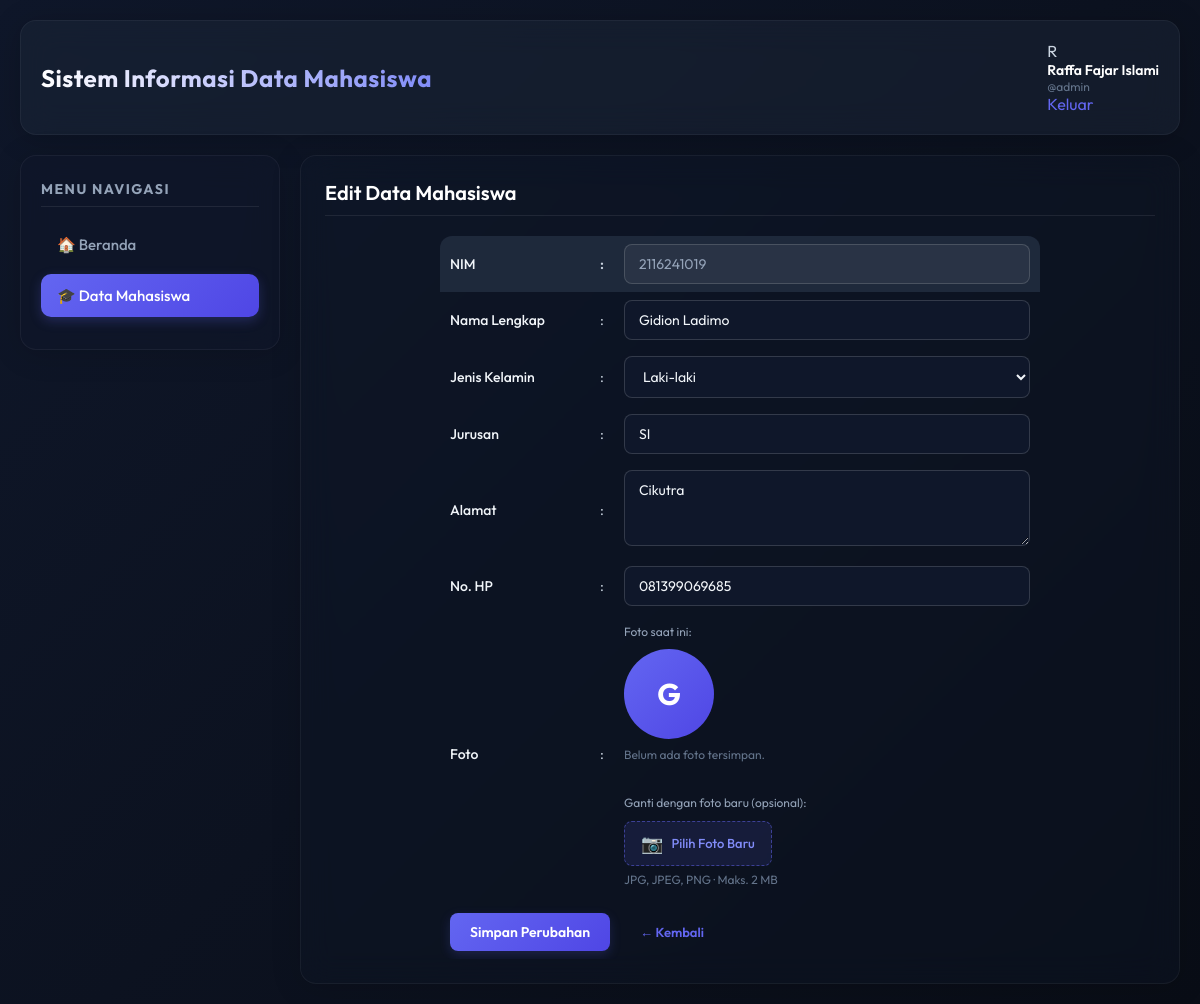
The page /index.php?page=edit-mahasiswa&nim=2116241019 (signed in) on the database its author committed.
### tables this page shows
CREATE TABLE `mahasiswa` (
  `nim` varchar(15) NOT NULL,
  `nama` varchar(100) NOT NULL,
  `jenis_kelamin` enum('Laki-laki','Perempuan') NOT NULL,
  `jurusan` varchar(50) NOT NULL,
  `alamat` text NOT NULL,
  `no_hp` varchar(15) NOT NULL,
  `foto` varchar(255) DEFAULT NULL
);

### edit-mahasiswa.php (the view, shortened to what this page needs)
<h3>Edit Data Mahasiswa</h3>
<?php
include('koneksi.php');
$nim = mysqli_real_escape_string($koneksi, $_GET['nim']);
$show = mysqli_query($koneksi, "SELECT * FROM mahasiswa WHERE nim='$nim'") or die(mysqli_error($koneksi));
if (mysqli_num_rows($show) == 0) {
    echo "<script>alert('Error: Data mahasiswa tidak ditemukan!'); window.location.href='index.php?page=mahasiswa';</script>";
    exit;
} else {
    $data = mysqli_fetch_assoc($show);
}
?>
<form name="editForm" action="" method="post" enctype="multipart/form-data" onsubmit="return validateForm();">
    <table cellpadding="3" cellspacing="0">
        <tr>
            <td>NIM</td>
            <td>:</td>
            <td>
                <input type="text" name="nim" value="<?php echo htmlspecialchars($data['nim']); ?>" readonly
                       style="background:rgba(255,255,255,0.05);color:#94a3b8;cursor:not-allowed;">
            </td>
        </tr>
        <tr>
            <td>Nama Lengkap</td>
            <td>:</td>
            <td><input type="text" name="nama" value="<?php echo htmlspecialchars($data['nama']); ?>" required></td>
        </tr>
        <tr>
            <td>Jenis Kelamin</td>
            <td>:</td>
            <td>
                <select name="jenis_kelamin" required>
                    <option value="Laki-laki"  <?php if ($data['jenis_kelamin'] == 'Laki-laki')  echo 'selected'; ?>>Laki-laki</option>
                </select>
            </td>
        </tr>
        <tr>
            <td>Jurusan</td>
            <td>:</td>
            <td><input type="text" name="jurusan" value="<?php echo htmlspecialchars($data['jurusan']); ?>" required></td>
        </tr>
        <tr>
            <td>Alamat</td>
            <td>:</td>
            <td><textarea name="alamat" rows="3" required style="resize:vertical;"><?php echo htmlspecialchars($data['alamat']); ?></textarea></td>
        </tr>
        <tr>
            <td>No. HP</td>
            <td>:</td>
            <td><input type="text" name="no_hp" value="<?php echo htmlspecialchars($data['no_hp']); ?>" required></td>
        </tr>
        <tr>
            <td>Foto</td>
            <td>:</td>
            <td>
                <div style="display:flex; flex-direction:column; gap:14px;">
                    <div>
                        <p style="font-size:12px; color:#94a3b8; margin-bottom:8px;">Foto saat ini:</p>
                        <?php if (!empty($data['foto']) && file_exists('uploads/' . $data['foto'])): ?>
                            <img src="uploads/<?php echo htmlspecialchars($data['foto']); ?>" alt="Foto Mahasiswa"
                                 style="width:90px;height:90px;object-fit:cover;border-radius:50%;border:3px solid rgba(99,102,241,0.5);box-shadow:0 4px 15px rgba(99,102,241,0.2);">
                        <?php else: ?>
                            <div style="width:90px;height:90px;border-radius:50%;background:linear-gradient(135deg,#6366f1,#4f46e5);display:flex;align-items:center;justify-content:center;font-weight:700;font-size:30px;color:#fff;">
                                <?php echo strtoupper(substr($data['nama'], 0, 1)); ?>
                            </div>
                            <p style="font-size:12px; color:#64748b; margin-top:6px;">Belum ada foto tersimpan.</p>
                        <?php endif; ?>
                    </div>
                    <div>
                        <p style="font-size:12px; color:#94a3b8; margin-bottom:8px;">Ganti dengan foto baru (opsional):</p>
                        <label for="foto-input-edit" style="display:inline-flex;align-items:center;gap:8px;background:rgba(99,102,241,0.12);border:1px dashed rgba(99,102,241,0.5);border-radius:8px;padding:10px 16px;color:#818cf8;font-weight:500;cursor:pointer;font-size:13px;width:fit-content;">
                            <span style="font-size:18px;">&#128247;</span> Pilih Foto Baru
                        </label>
                        <span id="foto-name-edit" style="display:block; font-size:12px; color:#64748b; margin-top:6px;">JPG, JPEG, PNG · Maks. 2 MB</span>
                    </div>
                </div>
            </td>
        </tr>
        <tr>
            <td colspan="3" style="padding-top:18px;">
                <button type="submit" name="kirim">Simpan Perubahan</button>
                <a href="index.php?page=mahasiswa" style="margin-left:15px; font-weight:600;">&#8592; Kembali</a>
            </td>
        </tr>
    </table>
</form>

### main.css (style rules this page uses)
* { padding: 0; margin: 0; box-sizing: border-box; font-family: 'Outfit', 'Verdana', Arial, sans-serif; }
body { background: #090d16; color: #cbd5e1; min-height: 100vh; display: flex; justify-content: center; align-items: stretch; }
a { text-decoration: none; color: #6366f1; transition: all 0.2s ease-in-out; }
.middle h3 { font-size: 20px; font-weight: 600; color: #ffffff; margin-bottom: 20px; padding-bottom: 10px; border-bottom: 1px solid rgba(255, 255, 255, 0.08); }
.middle p { margin-bottom: 15px; line-height: 1.6; }
table { width: 100% !important; border-collapse: separate; border-spacing: 0; margin-top: 15px; margin-bottom: 20px; border-radius: 12px; overflow: hidden; border: 1px solid rgba(255, 255, 255, 0.08); background: rgba(30, 41, 59, 0.2); }
tr:first-child, tr.header-row { background: #1e293b !important; font-weight: 600 !important; color: #ffffff !important; text-align: left; }
td, th { padding: 14px 16px; border-bottom: 1px solid rgba(255, 255, 255, 0.08); font-size: 14px; color: #cbd5e1; }
tr:last-child td { border-bottom: none; }
table a { display: inline-block; padding: 6px 12px; border-radius: 6px; font-size: 13px; font-weight: 500; margin: 2px; }
input[type="text"], input[type="password"], input[type="date"], select, textarea { width: 100%; background: #0f172a; border: 1px solid rgba(255, 255, 255, 0.15); border-radius: 8px; color: #f1f5f9; padding: 10px 14px; font-size: 14px; outline: none; transition: all 0.2s ease; }
button, input[type="submit"] { background: linear-gradient(135deg, #6366f1 0%, #4f46e5 100%); color: #ffffff; border: none; padding: 10px 20px; font-size: 14px; font-weight: 600; border-radius: 8px; cursor: pointer; transition: all 0.2s ease; box-shadow: 0 4px 12px rgba(99, 102, 241, 0.2); }
form table { border: none; background: transparent; max-width: 600px; margin: 0 auto; }
form table tr { background: transparent !important; }
form table td { border: none; padding: 8px 10px; }
form table td:first-child { font-weight: 500; color: #f1f5f9; width: 150px; }
form table td:nth-child(2) { width: 20px; }

### rows shown on the page
mahasiswa: nim "2116241019", nama "Gidion Ladimo", jenis_kelamin "Laki-laki", jurusan "SI", alamat "Cikutra", no_hp "081399069685", nama "G"

### other values the page prints
substr($_SESSION['admin_nama'], 0, 1) "R"
$_SESSION['admin_nama'] "Raffa Fajar Islami"
$_SESSION['admin_username'] "admin"
